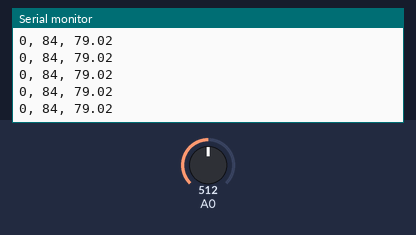
A sketch run on a simulated Arduino Uno, built with avr-gcc and run on an emulated ATmega328P. Shown: the last lines printed to the serial monitor. The test bench sets the inputs (shaded band); at power-on: A0 = 512.

Above: at 1.2 s.
1.3 s: A0 set to 0
At 2.2 s:
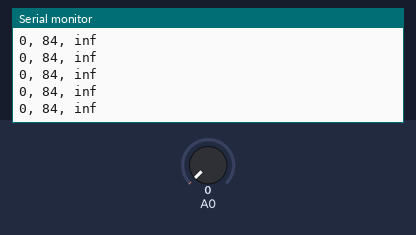
3.2 s: A0 set to 122
At 3.8 s:
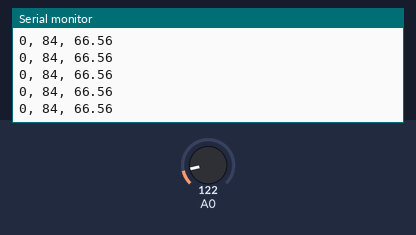
4.7 s: A0 set to 0
At 5.8 s:
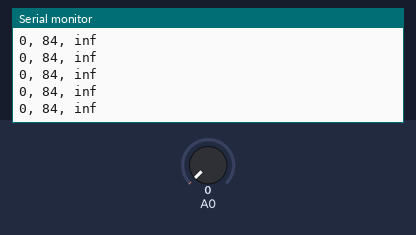
10.7 s: A0 set to 306
At 11.7 s:
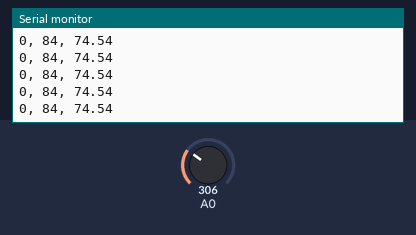
Timing chart, 0 to 13.7 s (numbered marks = the images above; inputs shaded):
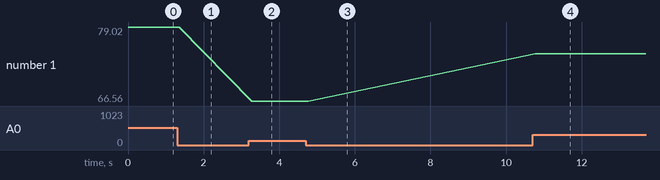

The sketch:

mic_final.ino
```cpp
void setup() {
  Serial.begin(9600);
}

void loop() {
  /*
  // read the value from the sensor with voltage
  Serial.print(250);
  Serial.print(", ");
  Serial.print(350);
  Serial.print(", ");
  Serial.println(analogRead(A0));

  delay(10);
  */

  //Read the value in dB
  //Valeur brute
  int brute = analogRead(A0);
  //Valeur en tension
  float voltage;
  voltage = (brute*5)/1024.;
  //Valeur en dB
  float dba = 20.*log10( (voltage/14.) / 0.00002);

  //Affichage sur moniteur graphique
  Serial.print(0);
  Serial.print(", ");
  Serial.print(84);
  Serial.print(", ");
  Serial.println(dba);

  delay(1);

}
```

Measured:
- after the input at 1.3 s, the serial monitor: prints a new line after 0.07 s (image 1)
- after the input at 3.2 s, the serial monitor: prints a new line after 0.08 s (image 2)
- after the input at 10.7 s, the serial monitor: prints a new line after 0.07 s (image 4)
- plotted number 1: 79.02 → 66.56 after the input at 3.2 s, 66.56 → 74.54 after the input at 10.7 s
